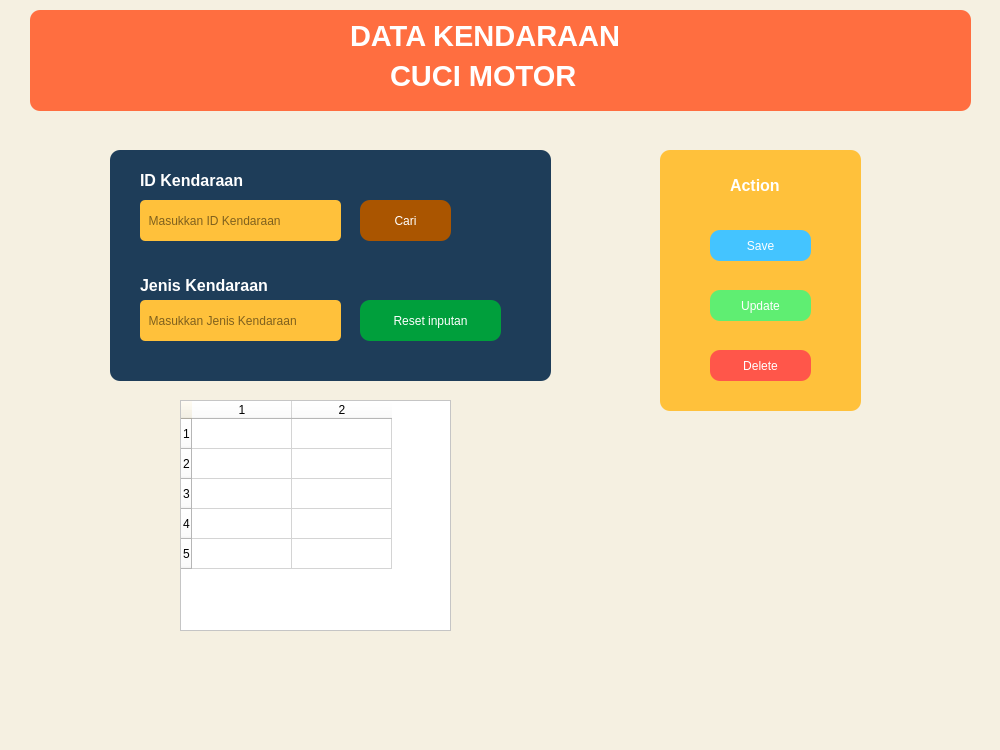
<?xml version="1.0" encoding="UTF-8"?>
<ui version="4.0">
 <class>Dialog</class>
 <widget class="QDialog" name="Dialog">
  <property name="geometry">
   <rect>
    <x>0</x>
    <y>0</y>
    <width>1000</width>
    <height>750</height>
   </rect>
  </property>
  <property name="windowTitle">
   <string>Dialog</string>
  </property>
  <property name="styleSheet">
   <string notr="true">background-color: rgb(245, 240, 225);</string>
  </property>
  <widget class="QGroupBox" name="groupBox_2">
   <property name="geometry">
    <rect>
     <x>30</x>
     <y>10</y>
     <width>941</width>
     <height>101</height>
    </rect>
   </property>
   <property name="styleSheet">
    <string notr="true">background-color: rgb(255, 110, 64);
border-radius: 10px</string>
   </property>
   <property name="title">
    <string/>
   </property>
   <widget class="QLabel" name="label_7">
    <property name="geometry">
     <rect>
      <x>320</x>
      <y>10</y>
      <width>351</width>
      <height>31</height>
     </rect>
    </property>
    <property name="font">
     <font>
      <pointsize>22</pointsize>
      <weight>75</weight>
      <bold>true</bold>
     </font>
    </property>
    <property name="styleSheet">
     <string notr="true">color: rgb(255, 255, 255);</string>
    </property>
    <property name="text">
     <string>DATA KENDARAAN</string>
    </property>
   </widget>
   <widget class="QLabel" name="label_8">
    <property name="geometry">
     <rect>
      <x>360</x>
      <y>50</y>
      <width>251</width>
      <height>31</height>
     </rect>
    </property>
    <property name="font">
     <font>
      <pointsize>22</pointsize>
      <weight>75</weight>
      <bold>true</bold>
     </font>
    </property>
    <property name="styleSheet">
     <string notr="true">color: rgb(255, 255, 255);</string>
    </property>
    <property name="text">
     <string>CUCI MOTOR</string>
    </property>
   </widget>
  </widget>
  <widget class="QGroupBox" name="groupBox">
   <property name="geometry">
    <rect>
     <x>110</x>
     <y>150</y>
     <width>441</width>
     <height>231</height>
    </rect>
   </property>
   <property name="styleSheet">
    <string notr="true">background-color: rgb(30, 61, 89);
border-radius: 10px;</string>
   </property>
   <property name="title">
    <string/>
   </property>
   <widget class="QLineEdit" name="kodeKendaraan">
    <property name="geometry">
     <rect>
      <x>30</x>
      <y>50</y>
      <width>201</width>
      <height>41</height>
     </rect>
    </property>
    <property name="styleSheet">
     <string notr="true">background-color: rgb(255, 193, 59);
border-radius: 5px</string>
    </property>
    <property name="placeholderText">
     <string>  Masukkan ID Kendaraan</string>
    </property>
   </widget>
   <widget class="QLabel" name="label">
    <property name="geometry">
     <rect>
      <x>30</x>
      <y>20</y>
      <width>151</width>
      <height>21</height>
     </rect>
    </property>
    <property name="font">
     <font>
      <pointsize>12</pointsize>
      <weight>75</weight>
      <bold>true</bold>
     </font>
    </property>
    <property name="styleSheet">
     <string notr="true">color: rgb(255, 255, 255);</string>
    </property>
    <property name="text">
     <string>ID Kendaraan</string>
    </property>
   </widget>
   <widget class="QLabel" name="label_2">
    <property name="geometry">
     <rect>
      <x>30</x>
      <y>120</y>
      <width>171</width>
      <height>31</height>
     </rect>
    </property>
    <property name="font">
     <font>
      <pointsize>12</pointsize>
      <weight>75</weight>
      <bold>true</bold>
     </font>
    </property>
    <property name="styleSheet">
     <string notr="true">color: rgb(255, 255, 255);</string>
    </property>
    <property name="text">
     <string>Jenis Kendaraan</string>
    </property>
   </widget>
   <widget class="QPushButton" name="btnSearch">
    <property name="geometry">
     <rect>
      <x>250</x>
      <y>50</y>
      <width>91</width>
      <height>41</height>
     </rect>
    </property>
    <property name="styleSheet">
     <string notr="true">background-color: rgb(170, 85, 0);
border-radius: 10px;
font: 5 8pt &quot;Arial Black&quot;;
color:white;</string>
    </property>
    <property name="text">
     <string>Cari</string>
    </property>
    <property name="icon">
     <iconset>
      <normaloff>../../../../praktikum/python code/Perpustakaan/Asset/cari.png</normaloff>../../../../praktikum/python code/Perpustakaan/Asset/cari.png</iconset>
    </property>
   </widget>
   <widget class="QPushButton" name="btnReset">
    <property name="geometry">
     <rect>
      <x>250</x>
      <y>150</y>
      <width>141</width>
      <height>41</height>
     </rect>
    </property>
    <property name="styleSheet">
     <string notr="true">border-radius: 10px;
background-color: rgb(0, 159, 60);
font: 5 8pt &quot;Arial Black&quot;;
color:white;</string>
    </property>
    <property name="text">
     <string>Reset inputan</string>
    </property>
    <property name="icon">
     <iconset>
      <normaloff>../../../../praktikum/python code/Perpustakaan/Asset/reset.png</normaloff>../../../../praktikum/python code/Perpustakaan/Asset/reset.png</iconset>
    </property>
   </widget>
   <widget class="QLineEdit" name="jenisKendaraan">
    <property name="geometry">
     <rect>
      <x>30</x>
      <y>150</y>
      <width>201</width>
      <height>41</height>
     </rect>
    </property>
    <property name="styleSheet">
     <string notr="true">background-color: rgb(255, 193, 59);
border-radius: 5px</string>
    </property>
    <property name="placeholderText">
     <string>  Masukkan Jenis Kendaraan</string>
    </property>
   </widget>
  </widget>
  <widget class="QFrame" name="frame_3">
   <property name="geometry">
    <rect>
     <x>660</x>
     <y>150</y>
     <width>201</width>
     <height>261</height>
    </rect>
   </property>
   <property name="styleSheet">
    <string notr="true">background-color: rgb(255, 193, 59);
border-radius:10px;</string>
   </property>
   <property name="frameShape">
    <enum>QFrame::StyledPanel</enum>
   </property>
   <property name="frameShadow">
    <enum>QFrame::Raised</enum>
   </property>
   <widget class="QPushButton" name="btnSave">
    <property name="geometry">
     <rect>
      <x>50</x>
      <y>80</y>
      <width>101</width>
      <height>31</height>
     </rect>
    </property>
    <property name="styleSheet">
     <string notr="true">border-radius: 10px;
background-color: rgb(68, 196, 255);
font: 5 8pt &quot;Arial Black&quot;;
color:white;</string>
    </property>
    <property name="text">
     <string>Save</string>
    </property>
    <property name="icon">
     <iconset>
      <normaloff>../../../../praktikum/python code/Perpustakaan/Asset/save.png</normaloff>../../../../praktikum/python code/Perpustakaan/Asset/save.png</iconset>
    </property>
   </widget>
   <widget class="QPushButton" name="btnUpdate">
    <property name="geometry">
     <rect>
      <x>50</x>
      <y>140</y>
      <width>101</width>
      <height>31</height>
     </rect>
    </property>
    <property name="styleSheet">
     <string notr="true">border-radius: 10px;
font: 5 8pt &quot;Arial Black&quot;;
color:white;
background-color: rgb(95, 238, 114);</string>
    </property>
    <property name="text">
     <string>Update</string>
    </property>
    <property name="icon">
     <iconset>
      <normaloff>../../../../praktikum/python code/Perpustakaan/Asset/update.png</normaloff>../../../../praktikum/python code/Perpustakaan/Asset/update.png</iconset>
    </property>
   </widget>
   <widget class="QPushButton" name="btnDelete">
    <property name="geometry">
     <rect>
      <x>50</x>
      <y>200</y>
      <width>101</width>
      <height>31</height>
     </rect>
    </property>
    <property name="styleSheet">
     <string notr="true">border-radius: 10px;
font: 5 8pt &quot;Arial Black&quot;;
background-color: rgb(255, 86, 74);
color:white;</string>
    </property>
    <property name="text">
     <string>Delete</string>
    </property>
    <property name="icon">
     <iconset>
      <normaloff>../../../../praktikum/python code/Perpustakaan/Asset/delete.png</normaloff>../../../../praktikum/python code/Perpustakaan/Asset/delete.png</iconset>
    </property>
   </widget>
   <widget class="QLabel" name="label_5">
    <property name="geometry">
     <rect>
      <x>70</x>
      <y>20</y>
      <width>81</width>
      <height>31</height>
     </rect>
    </property>
    <property name="font">
     <font>
      <pointsize>12</pointsize>
      <weight>75</weight>
      <bold>true</bold>
     </font>
    </property>
    <property name="styleSheet">
     <string notr="true">color: rgb(255, 255, 255);</string>
    </property>
    <property name="text">
     <string>Action</string>
    </property>
   </widget>
  </widget>
  <widget class="QTableWidget" name="gridKendaraan">
   <property name="geometry">
    <rect>
     <x>180</x>
     <y>400</y>
     <width>271</width>
     <height>231</height>
    </rect>
   </property>
   <property name="styleSheet">
    <string notr="true">background-color: rgb(255, 255, 255);</string>
   </property>
   <row>
    <property name="text">
     <string>1</string>
    </property>
   </row>
   <row>
    <property name="text">
     <string>2</string>
    </property>
   </row>
   <row>
    <property name="text">
     <string>3</string>
    </property>
   </row>
   <row>
    <property name="text">
     <string>4</string>
    </property>
   </row>
   <row>
    <property name="text">
     <string>5</string>
    </property>
   </row>
   <column>
    <property name="text">
     <string>1</string>
    </property>
   </column>
   <column>
    <property name="text">
     <string>2</string>
    </property>
   </column>
  </widget>
 </widget>
 <resources/>
 <connections/>
</ui>
